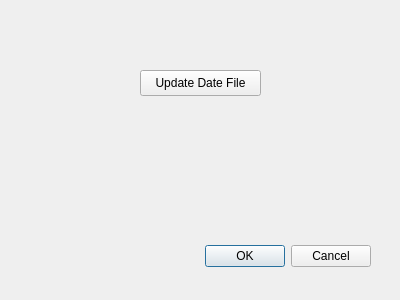
<?xml version="1.0" encoding="UTF-8"?>
<ui version="4.0">
 <class>SettingsDlg</class>
 <widget class="QDialog" name="SettingsDlg">
  <property name="geometry">
   <rect>
    <x>0</x>
    <y>0</y>
    <width>400</width>
    <height>300</height>
   </rect>
  </property>
  <property name="windowTitle">
   <string>Dialog</string>
  </property>
  <widget class="QDialogButtonBox" name="buttonBox">
   <property name="geometry">
    <rect>
     <x>30</x>
     <y>240</y>
     <width>341</width>
     <height>32</height>
    </rect>
   </property>
   <property name="orientation">
    <enum>Qt::Horizontal</enum>
   </property>
   <property name="standardButtons">
    <set>QDialogButtonBox::Cancel|QDialogButtonBox::Ok</set>
   </property>
  </widget>
  <widget class="QPushButton" name="pushButton">
   <property name="geometry">
    <rect>
     <x>140</x>
     <y>70</y>
     <width>121</width>
     <height>26</height>
    </rect>
   </property>
   <property name="text">
    <string>Update Date File</string>
   </property>
  </widget>
 </widget>
 <resources/>
 <connections>
  <connection>
   <sender>buttonBox</sender>
   <signal>accepted()</signal>
   <receiver>SettingsDlg</receiver>
   <slot>accept()</slot>
   <hints>
    <hint type="sourcelabel">
     <x>248</x>
     <y>254</y>
    </hint>
    <hint type="destinationlabel">
     <x>157</x>
     <y>274</y>
    </hint>
   </hints>
  </connection>
  <connection>
   <sender>buttonBox</sender>
   <signal>rejected()</signal>
   <receiver>SettingsDlg</receiver>
   <slot>reject()</slot>
   <hints>
    <hint type="sourcelabel">
     <x>316</x>
     <y>260</y>
    </hint>
    <hint type="destinationlabel">
     <x>286</x>
     <y>274</y>
    </hint>
   </hints>
  </connection>
 </connections>
</ui>
